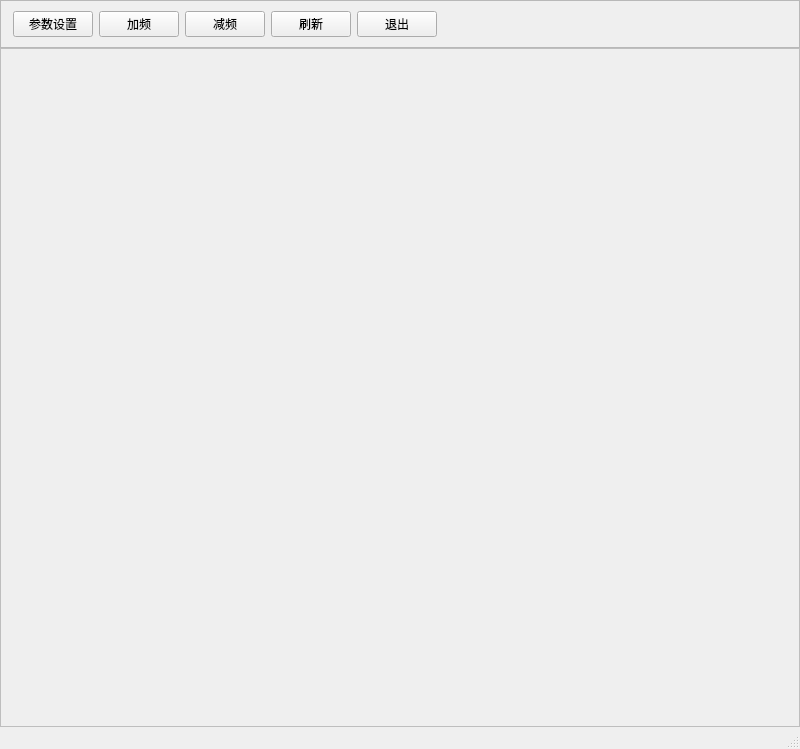
<?xml version="1.0" encoding="UTF-8"?>
<ui version="4.0">
 <class>home</class>
 <widget class="QMainWindow" name="home">
  <property name="geometry">
   <rect>
    <x>0</x>
    <y>0</y>
    <width>800</width>
    <height>749</height>
   </rect>
  </property>
  <property name="windowTitle">
   <string>主窗口</string>
  </property>
  <property name="windowOpacity">
   <double>7.000000000000000</double>
  </property>
  <widget class="QWidget" name="centralwidget">
   <layout class="QVBoxLayout" name="verticalLayout_2">
    <property name="spacing">
     <number>0</number>
    </property>
    <property name="leftMargin">
     <number>0</number>
    </property>
    <property name="topMargin">
     <number>0</number>
    </property>
    <property name="rightMargin">
     <number>0</number>
    </property>
    <property name="bottomMargin">
     <number>0</number>
    </property>
    <item>
     <widget class="QFrame" name="frame">
      <property name="minimumSize">
       <size>
        <width>0</width>
        <height>48</height>
       </size>
      </property>
      <property name="maximumSize">
       <size>
        <width>16777215</width>
        <height>48</height>
       </size>
      </property>
      <property name="frameShape">
       <enum>QFrame::StyledPanel</enum>
      </property>
      <property name="frameShadow">
       <enum>QFrame::Raised</enum>
      </property>
      <layout class="QHBoxLayout" name="horizontalLayout_2">
       <property name="spacing">
        <number>-1</number>
       </property>
       <property name="leftMargin">
        <number>0</number>
       </property>
       <property name="topMargin">
        <number>0</number>
       </property>
       <property name="rightMargin">
        <number>0</number>
       </property>
       <property name="bottomMargin">
        <number>0</number>
       </property>
       <item>
        <layout class="QHBoxLayout" name="horizontalLayout">
         <property name="leftMargin">
          <number>12</number>
         </property>
         <item>
          <widget class="QPushButton" name="pushButton">
           <property name="cursor">
            <cursorShape>PointingHandCursor</cursorShape>
           </property>
           <property name="text">
            <string>参数设置</string>
           </property>
          </widget>
         </item>
         <item>
          <widget class="QPushButton" name="pushButton_5">
           <property name="cursor">
            <cursorShape>PointingHandCursor</cursorShape>
           </property>
           <property name="text">
            <string>加频</string>
           </property>
          </widget>
         </item>
         <item>
          <widget class="QPushButton" name="pushButton_4">
           <property name="cursor">
            <cursorShape>SplitHCursor</cursorShape>
           </property>
           <property name="text">
            <string>减频</string>
           </property>
          </widget>
         </item>
         <item>
          <widget class="QPushButton" name="pushButton_3">
           <property name="cursor">
            <cursorShape>PointingHandCursor</cursorShape>
           </property>
           <property name="text">
            <string>刷新</string>
           </property>
          </widget>
         </item>
         <item>
          <widget class="QPushButton" name="pushButton_2">
           <property name="cursor">
            <cursorShape>PointingHandCursor</cursorShape>
           </property>
           <property name="text">
            <string>退出</string>
           </property>
          </widget>
         </item>
         <item>
          <spacer name="horizontalSpacer">
           <property name="orientation">
            <enum>Qt::Horizontal</enum>
           </property>
           <property name="sizeHint" stdset="0">
            <size>
             <width>40</width>
             <height>20</height>
            </size>
           </property>
          </spacer>
         </item>
        </layout>
       </item>
      </layout>
     </widget>
    </item>
    <item>
     <widget class="QWidget" name="w_grid" native="true">
      <property name="minimumSize">
       <size>
        <width>800</width>
        <height>600</height>
       </size>
      </property>
      <property name="maximumSize">
       <size>
        <width>16777215</width>
        <height>16777215</height>
       </size>
      </property>
      <property name="styleSheet">
       <string notr="true">QWidget#w_grid {
	border: 1px solid #BEBEBE;
}</string>
      </property>
      <layout class="QVBoxLayout" name="verticalLayout">
       <property name="spacing">
        <number>0</number>
       </property>
       <property name="leftMargin">
        <number>0</number>
       </property>
       <property name="topMargin">
        <number>0</number>
       </property>
       <property name="rightMargin">
        <number>0</number>
       </property>
       <property name="bottomMargin">
        <number>0</number>
       </property>
       <item>
        <layout class="QGridLayout" name="gl_video_content">
         <property name="spacing">
          <number>0</number>
         </property>
        </layout>
       </item>
      </layout>
     </widget>
    </item>
   </layout>
  </widget>
  <widget class="QMenuBar" name="menubar">
   <property name="geometry">
    <rect>
     <x>0</x>
     <y>0</y>
     <width>800</width>
     <height>24</height>
    </rect>
   </property>
  </widget>
  <widget class="QStatusBar" name="statusbar"/>
 </widget>
 <resources/>
 <connections>
  <connection>
   <sender>pushButton</sender>
   <signal>clicked()</signal>
   <receiver>home</receiver>
   <slot>paramSettingClicked()</slot>
   <hints>
    <hint type="sourcelabel">
     <x>72</x>
     <y>51</y>
    </hint>
    <hint type="destinationlabel">
     <x>5</x>
     <y>73</y>
    </hint>
   </hints>
  </connection>
  <connection>
   <sender>pushButton_5</sender>
   <signal>clicked()</signal>
   <receiver>home</receiver>
   <slot>increaseVideoClicked()</slot>
   <hints>
    <hint type="sourcelabel">
     <x>147</x>
     <y>51</y>
    </hint>
    <hint type="destinationlabel">
     <x>6</x>
     <y>138</y>
    </hint>
   </hints>
  </connection>
  <connection>
   <sender>pushButton_4</sender>
   <signal>clicked()</signal>
   <receiver>home</receiver>
   <slot>decreaseVideoClicked()</slot>
   <hints>
    <hint type="sourcelabel">
     <x>208</x>
     <y>52</y>
    </hint>
    <hint type="destinationlabel">
     <x>5</x>
     <y>228</y>
    </hint>
   </hints>
  </connection>
  <connection>
   <sender>pushButton_3</sender>
   <signal>clicked()</signal>
   <receiver>home</receiver>
   <slot>flushedClicked()</slot>
   <hints>
    <hint type="sourcelabel">
     <x>282</x>
     <y>53</y>
    </hint>
    <hint type="destinationlabel">
     <x>4</x>
     <y>303</y>
    </hint>
   </hints>
  </connection>
  <connection>
   <sender>pushButton_2</sender>
   <signal>clicked()</signal>
   <receiver>home</receiver>
   <slot>quitClicked()</slot>
   <hints>
    <hint type="sourcelabel">
     <x>354</x>
     <y>56</y>
    </hint>
    <hint type="destinationlabel">
     <x>3</x>
     <y>406</y>
    </hint>
   </hints>
  </connection>
 </connections>
 <slots>
  <slot>paramSettingClicked()</slot>
  <slot>increaseVideoClicked()</slot>
  <slot>decreaseVideoClicked()</slot>
  <slot>flushedClicked()</slot>
  <slot>quitClicked()</slot>
 </slots>
</ui>
